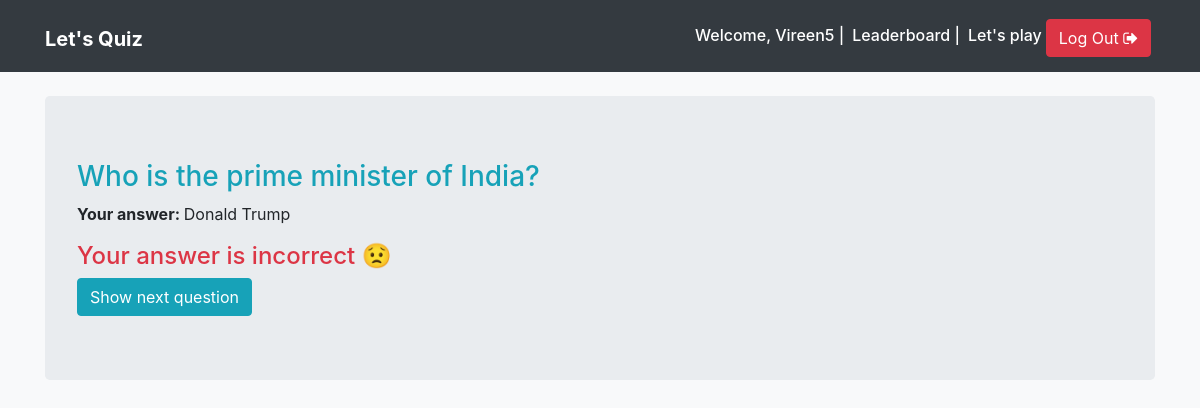
Screenshot of /submission-result/1/ (signed in) with the database file from the repository.
### quiz/models.py (models this page shows, shortened)
class AttemptedQuestion(TimeStampedModel):
    question = models.ForeignKey(Question, on_delete=models.CASCADE)
    quiz_profile = models.ForeignKey(QuizProfile, on_delete=models.CASCADE, related_name='attempts')
    selected_choice = models.ForeignKey(Choice, on_delete=models.CASCADE, null=True)
    is_correct = models.BooleanField(_('Was this attempt correct?'), default=False, null=False)
    marks_obtained = models.DecimalField(_('Marks Obtained'), default=0, decimal_places=2, max_digits=6)

class Question(TimeStampedModel):
    ALLOWED_NUMBER_OF_CORRECT_CHOICES = 1
    html = models.TextField(_('Question Text'))
    is_published = models.BooleanField(_('Has been published?'), default=False, null=False)
    maximum_marks = models.DecimalField(_('Maximum Marks'), default=4, decimal_places=2, max_digits=6)

class Choice(TimeStampedModel):
    MAX_CHOICES_COUNT = 4
    question = models.ForeignKey(Question, related_name='choices', on_delete=models.CASCADE)
    is_correct = models.BooleanField(_('Is this answer correct?'), default=False, null=False)
    html = models.TextField(_('Choice Text'))

### quiz/views.py (the view)
# urls.py: url(r'^submission-result/(?P<attempted_question_pk>\d+)/', views.submission_result, name='submission_result'),
@login_required()
def submission_result(request, attempted_question_pk):
    attempted_question = get_object_or_404(AttemptedQuestion, pk=attempted_question_pk)
    context = {
        'attempted_question': attempted_question,
    }
    return render(request, 'quiz/submission_result.html', context=context)

### templates/quiz/submission_result.html (shortened to what this page needs)
{% extends 'base.html' %}
{% block content %}
<div class="container">
	<div class="jumbotron my-4">
	   	<h3 class="text-info">{{ attempted_question.question.html|safe }}</h3>
		<p>
		    <strong>Your answer: </strong>
		    {{ attempted_question.selected_choice.html|safe }}
		</p>
		{% if attempted_question.selected_choice.is_correct %}
		<h4 class="text-success">Yayy!! Your answer is correct. High Five! 🙌</h4>
		{% else %}
		<h4 class="text-danger">Your answer is incorrect 😟</h4>
		{% endif %}
		<a class="btn btn-info" href="{% url 'quiz:play' %}">Show next question</a>
	</div>
</div>
{% endblock content %}

### templates/base.html (shortened to what this page needs)
{% load static %}
<!doctype html>
<html lang="en">
<head>
    <link rel="stylesheet" href="https://maxcdn.bootstrapcdn.com/bootstrap/4.0.0-beta.2/css/bootstrap.min.css">
    <link rel="stylesheet" href="https://maxcdn.bootstrapcdn.com/font-awesome/4.7.0/css/font-awesome.min.css">
    <link rel="stylesheet" href="https://maxcdn.bootstrapcdn.com/font-awesome/4.7.0/css/font-awesome.min.css">
    <link rel="stylesheet" href="{% static 'css/main.css' %}">
</head>
<body class="bg-light">
    <nav class="navbar navbar-expand-md navbar-dark bg-dark">
        <div class="container">
            <h1><a href="{% url 'quiz:home' %}" class="navbar-brand">
            <strong>Let's Quiz</strong></a></h1>
            <div class="collapse navbar-collapse justify-content-end " id="navbar">
                {% if not request.user.is_active %}
                <a href="{% url 'quiz:leaderboard' %}" class="btn btn-info mt-1 mx-1">Leaderboard</a>
                <a href="{% url 'quiz:login' %}" class="btn btn-info mt-1"><i class="fa fa-sign-in" aria-hidden="true"></i> Log In</a>
                {% else %}
                <h6 class="text-white mt-2 mr-2">Welcome, {{ request.user.username }} | </h6>
                <h6 class="text-white mt-2 mr-2"><a href="{% url 'quiz:leaderboard' %}" class="text-white">Leaderboard</a> |</h6>
                <h6 class="mt-2"><a href="{% url 'quiz:play' %}" class="text-white">Let's play</a></h6>
                <a href="{% url 'quiz:logout' %}" class="btn btn-danger mt-1 mx-1">Log Out <i class="fa fa-sign-out" aria-hidden="true"></i></a>
                {% endif %}
            </div>
        </div>
    </nav>
    {% block content %}
    {% endblock content %}
</body>
</html>

### rows the page displays
AttemptedQuestion: question.html "Who is the prime minister of India?", selected_choice.html "Donald Trump"

### other values shown
{{ request.user.username }} "Vireen5"
